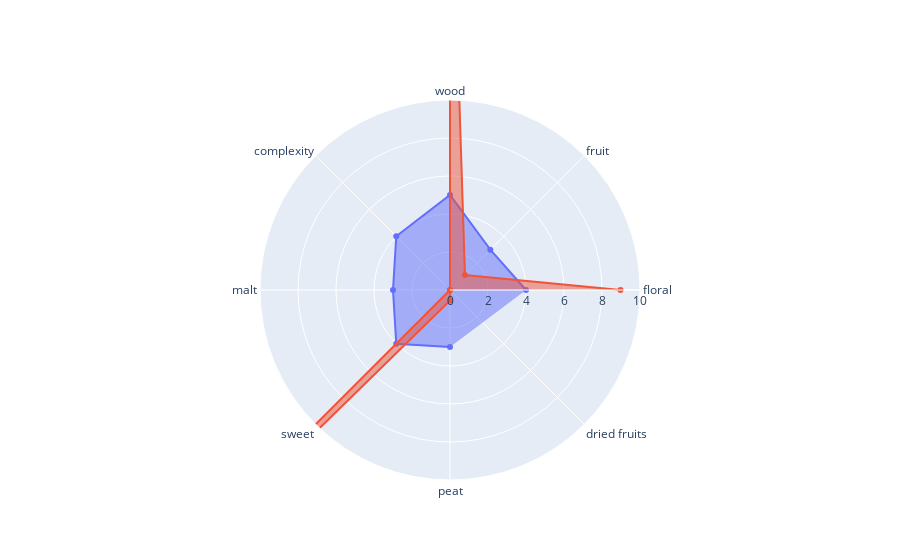

The notebook cell this image was saved under:
### Code cell
import plotly.graph_objects as go

panelist_scores = [40,30,50,40,30,40,30]
fig = go.Figure()

fig.add_trace(go.Scatterpolar(
      r=[value / 10 for value in panelist_scores],
      theta=comparable_OSAs,
      fill='toself',
      name='Product A'
))
fig.add_trace(go.Scatterpolar(
      r=list(filtered_OSAs.sum()*10),
      theta=comparable_OSAs,
      fill='toself',
      name='Product B'
))

fig.update_layout(
  polar=dict(
    radialaxis=dict(
      visible=True,
      range=[0, 10]
    )),
  showlegend=False
)

fig.show()

### Figure 1 — Plotly figure (JSON) as saved in the notebook; plotly's stock layout.template omitted (floating-point values rounded to 4 significant figures)
{"data": [{"fill": "toself", "name": "Product A", "r": [4, 3, 5, 4, 3, 4, 3], "theta": ["floral", "fruit", "wood", "complexity", "malt", "sweet", "peat", "dried fruits"], "type": "scatterpolar"}, {"fill": "toself", "name": "Product B", "r": [8.974, 1.113, 25.44, 0, 0, 36.9, 0.5511, 0], "theta": ["floral", "fruit", "wood", "complexity", "malt", "sweet", "peat", "dried fruits"], "type": "scatterpolar"}], "layout": {"polar": {"radialaxis": {"range": [0, 10], "visible": true}}, "showlegend": false}}
